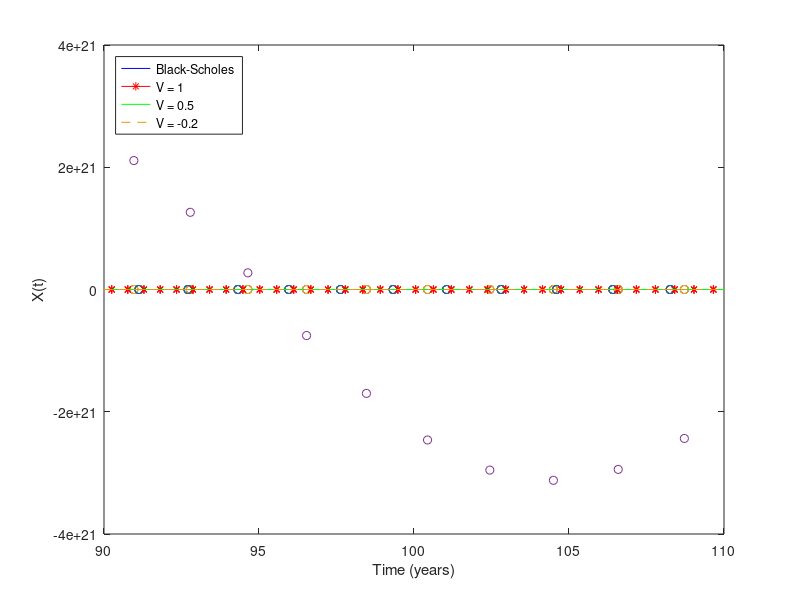
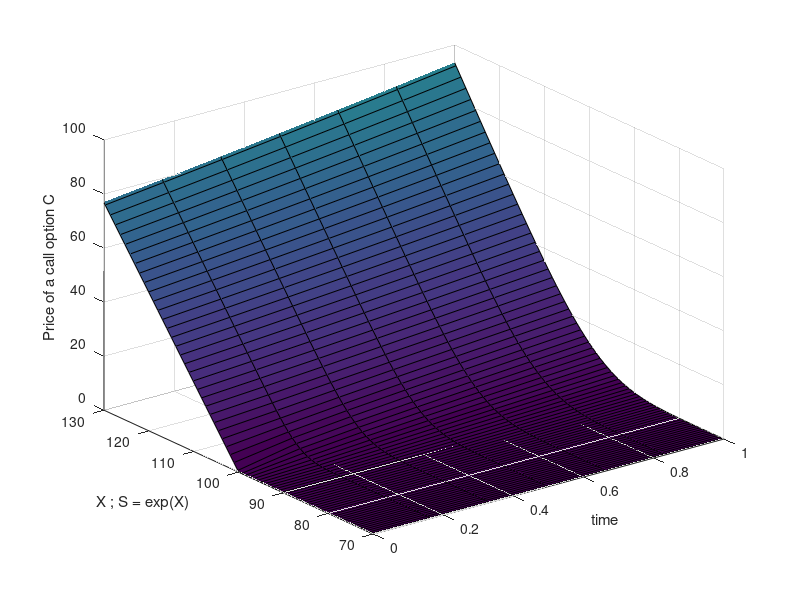

MATLAB code to generate these figures, in order: (Note: this script raises an error after producing the figures.)
%% Victor Sellemi, 05/15/2018 

%% Crank-Nicholson Algorithm to solve the Black-Scholes equation %%
%We attempt to solve for the time evolution of the Black-Scholes equation
%using the Crank-Nicholson iteration. Here we solve for the time evolution
%of the value of a call option with strike price K
clear all; close all; 

dx = .01; %step size in x, x corresponds to stock price as S = Kexpx
dt = 0.001; %step size in time, corresponding to years
sigma = 0.1; %volatility, taken as an average over 1 year
r = 0.12; %spot interest rate, taken as a constant for 1 year
k = 2*r/sigma^2; %constant used in modified diffusion equation
Nx = 100; %number of x-steps
Nt = 10; %number of time steps, Nt*dt < 1, given the time scale

%Build finite differences operators for the Black-Scholes equation
D2x = 1/dx^2*(spdiags(-2*ones(Nx,1),0,sparse(Nx,Nx))+ ... 
    spdiags(ones(Nx,1),1,sparse(Nx,Nx))+ ...
    spdiags(ones(Nx,1),-1,sparse(Nx,Nx)));
D2x(1,1) = -1/dx^2; D2x(end,end) = -1/dx^2;  %include insulating boundary conditions

%First derivative must be specified in backwards difference form for k-1>0
D1x = -(1/dx)*spdiags(-ones(Nx,1),0,sparse(Nx,Nx))+ ... 
    spdiags(ones(Nx,1),-1,sparse(Nx,Nx));
D1x(end,end) = 0; 

HBS = D2x + (k-1)*D1x - k*speye(Nx); %full Black Scholes Hamiltonian operator
x = linspace(log(0.6),log(1.6),Nx); %vector of stock prices S = exp(x)
v = []; %initialize solution array

%specify the payoff function as the initial value for iterations, as the
%Black-Scholes diffusion equation transformation proceeds in tau time, with
%tau defined as tau = T-t
v(:,1) = max(exp(x) - 1,0); 


for n = 1:Nt-1 %loop over time steps
    %Crank-Nicholson explicit iteration scheme
    v(:,n+1) = ((inv(eye(Nx) - (0.5*dt*HBS)))*(eye(Nx) + (0.5*dt*HBS)))*v(:,n);
end

%plot results
figure(1); plot(100*exp(x(1:2:end)),Nx.*v(1:2:end,1:3:end),'o'); xlim([70 130]); hold on;
%set(gca,'fontsize',11); legend('t = T','t = 2','t = 1','t = 0', 'Location', 'northwest');  

%solve for the analytic solution%
K = 100; sigma = 0.1; r = 0.12; 
T = linspace(0,.4,10); 
S = linspace(70,130,100);
V = []; 
for n = 1:length(T); 
    t = T(n); 
    V(:,n) = S.*normcdf((log(S./K)+(r+sigma^2/2)*t)/sigma/sqrt(t)) - ...
        K*exp(-r*t).*normcdf((log(S./K)+(r-sigma^2/2)*t)/sigma/sqrt(t)); 
end
%add analytic results to the plot
plot(S,V(:,1:3:end),'-'); xlabel('Stock price S'); ylabel('Value of a call option C');



%% Hamiltonian time evolution of Black-Scholes equation
%here, we transform the Hamiltonian operator into "momentum space" to solve
%for the time evolution using a split exponentiated operator method,
%simulated again for a call option with strike price K
clear all; close all; 

%specify the same constants as above (keep in mind time is in years so time
%scale should be small
dx = .01; dt = .25; sigma = 0.1; r = 0.12; 
k = 2*r/sigma^2; Nx = 256; 

D2x = 1/dx^2*(spdiags(-2*ones(Nx,1),0,sparse(Nx,Nx))+ ... 
    spdiags(ones(Nx,1),1,sparse(Nx,Nx))+ ...
    spdiags(ones(Nx,1),-1,sparse(Nx,Nx)));
D2x(1,1) = -1/dx^2;
D2x(end,end) = -1/dx^2;

D1x = -(1/dx)*spdiags(-ones(Nx,1),0,sparse(Nx,Nx))+ ... 
    spdiags(ones(Nx,1),-1,sparse(Nx,Nx));
D1x(end,end) = 0;

HBS = -D2x + (k-1)*D1x - k*speye(Nx); %Black-Scholes Hamiltonian

N = 256; L = 3; 
G = (2*pi/L)*((-N/2+1):N/2); %Hamiltonian operator in matlab ordered basis

%build the Hamiltonian operator in momentum space
T = fftshift(G.^2*sigma^2/2 + (1i*0.5*sigma^2-r).*G); T=[0, T(1:end-1)]; 
V = r*ones(1,N); 
x = linspace(log(0.2),log(1.8),N); 
C0 = max(exp(x) - 1,0); %value of call option at maturity
g = @(x1) max(exp(x1) - 1,0); %payoff function 


v = []; 
time = 0;ii=1; %initialize for loop
while time < 1.75; %propagate in time
    v(:,ii) = C0; %update the output every iteration
    %plot results
    figure(1); plot(100*exp(x(1:2:end)),100.*C0(1:2:end),'o'); hold on; xlim([70 130]);
    %time evolution is specified by
    C = exp((dt/2).*V).*ifft(exp((-dt).*T).*fft(exp((dt/2).*V).*C0)); C(1:10) = 0;
    C0 = abs(C); %solution must be real
    time = time+dt; ii = ii + 1; 

end 
xlabel('Stock price S'); ylabel('Value of a call option C');

%Plot analytic results
K = 100; sigma = 0.1; r = 0.12; 
T = linspace(0,.4,10); 
S = linspace(70,130,100); 

V = []; 
for n = 1:length(T); 
    t = T(n); 
    V(:,n) = S.*normcdf((log(S./K)+(r+sigma^2/2)*t)/sigma/sqrt(t)) - ...
        K*exp(-r*t).*normcdf((log(S./K)+(r-sigma^2/2)*t)/sigma/sqrt(t)); 
end

plot(S,V(:,1:2:end),'-'); xlabel('Stock price S'); ylabel('Value of a call option C');

%plot in three dimensions
figure(2); h = surf(linspace(0,1,ii-1),100*exp(x),Nx.*v); %set(h,'LineStyle','none');
xlabel('time'); ylim([70 130]); zlim([0,100]); ylabel('X ; S = exp(X)'); zlabel('Price of a call option C'); 



%% Barrier options and potentials
clear all; close all; 

%specify constants
dt = .25; sigma = 0.1; r = 0.12; 
N = 256*3; L = 3; 
G = (2*pi/L)*((-N/2+1):N/2); %KE operator in matlab ordered basis
T = fftshift(G.^2*sigma^2/2 + (1i*0.5*sigma^2-r).*G); T=[0, T(1:end-1)]; 

%specify different potentials
VV = []; 
VV(:,1) = r*ones(1,N); 
VV(:,2) = [1*ones(1,N/2), 0*ones(1,N/2)];
VV(:,3) = [.5*ones(1,N/2), 0*ones(1,N/2)];
VV(:,4) = [0*ones(1,N/2), -.2*ones(1,N/2)];

ii = 1; 
while ii <= 4; 
    V = VV(:,ii)';

x = linspace(log(0.2),log(1.8),N); 
K = 1;
C0 = max(exp(x) - K,0); 
g = @(x1) max(exp(x1) - 1,0); 

time = 0; %initialize for loop
while time < 1.5 ; %propagate in time
    if ii == 1; figure(1); h1 = plot(100*exp(x(1:2:end)),100.*C0(1:2:end),'-b'); hold on; %xlim([85 110]);
    elseif ii == 2 && time > .5; figure(1); h2 = plot(100*exp(x(1:2:end)),100.*C(1:2:end),'-*r'); hold on; %xlim([80 120]);
    elseif ii == 3; figure(1); h3 = plot(100*exp(x(1:2:end)),100.*C(1:2:end),'-g'); hold on; xlim([80 120]);
    elseif ii == 4 && time > .5; figure(1); h4 = plot(100*exp(x(1:2:end)),100.*C(1:2:end),'--','Color',[.9 .6 0]); 
        hold on; xlim([90 110]);
    end
C = exp((dt/2).*V).*ifft(exp((-dt).*T).*fft(exp((dt/2).*V).*C0));
C(1:10) = 0; C0 = abs(C); C = abs(C);
time = time+dt; %ii = ii + 1; 
end 
xlabel('Stock price S'); ylabel('Value of a call option C');
ii = ii + 1; 
end

legend([h1,h2,h3,h4],'Black-Scholes','V = 1','V = 0.5','V = -0.2','Location','Northwest');



%% Analytic solution for the stochastic discount factor
clear all; close all; 

%set constants
sigma = .1; 
dx = .01; 
dt = .01; 
r = 0.12; 
Nx = 100;
Nt = 100;

T = (1:Nt).*dt; 
X = (-Nx/2+1:1:Nx/2).*dx; 
X1 = [-.3,0,.35]; 
for k = 1:length(X1); 
    x1 = X1(k); 
    pBS = zeros(Nx,Nt);
for n = 1:length(T); 
    for i = 1:length(X);
        t = T(n); x = X(i); 
        pBS(i,n) = (exp(-r*t)/sqrt(2*pi*t*sigma^2)) * ...
            exp(-(1/2/t/sigma^2)*(x-x1+t*(r-0.5*sigma^2))^2);
    end
end        
figure(1); plot(X,2.5.*pBS(:,1:20:Nx)./Nx); hold on; 
xlabel('X ; S = exp(X)'); ylabel('Pricing kernel');
end 

%% Monte-Carlo Solution for the stochastic discount factor
clear all; close all; 

p = []; %intialize solution array for the pricing kernel
XX = linspace(-.5,.5,5); %specify initial x array
for i = 1:length(XX) %iterate over different intial values of x
    
X0 = XX(i); 
mu = 0; %no drift term in Ito-Weiner evolution
var = .1^2; %variance
T = (0:.02:3); %time scale (years)
N = length(T); 

for n = 1:N %time evolution according to Ito-Weiner solution
    t = T(n); sigma = sqrt(var); 
    X(n) = X0 + normrnd(t*mu,sqrt(t)*sigma); 
end

%plot time evolution according to ito-weiner process
figure(1); plot(T,X); hold on; xlabel('Time (years)'); ylabel('X(t)');

edges = linspace(-1,1,75); 
times = [1,round(N/4),round(N/2),N]; %specify time values of interest 
X1 = X(time(1)); X2 = X(time(2)); X3 = X(time(3)); X4 = X(time(4)); 
%Quantum fluctuations (10^6 iterations)
X1_fluctuations = X1 + normrnd(0*mu,0*sigma,[1,1e6]);
X2_fluctuations = X2 + normrnd(T(25)*mu,sqrt(T(25))*sigma,[1,1e6]); 
X3_fluctuations = X3 + normrnd(T(75)*mu,sqrt(T(75))*sigma,[1,1e6]);
X4_fluctuations = X4 + normrnd(T(end)*mu,sqrt(T(end))*sigma,[1,1e6]);
%Calculate the probablity distribution
[N1,edges1] = histcounts(X1_fluctuations,edges); 
[N2,edges2] = histcounts(X2_fluctuations,edges); 
[N3,edges3] = histcounts(X3_fluctuations,edges); 
[N4,edges4] = histcounts(X4_fluctuations,edges); 
X = edges(2:end);

%plot normalized pricing kernel
figure(2); plot(X,N1./2e6,X,N2./1e6,X,N3./1e6,X,N4./1e6); hold on; 
 
end


%% Geometric Brownian Motion Example
clear all; close all; 

mu = 0; %drift 
var = [0,.1,.2,.3]; %variance vector
X0 = 1; 
T = (0:.03:1); 
for i = 1:length(var);
for n = 1:length(T); 
    t = T(n); sigma = sqrt(var(i)); 
    X(n) = X0 + normrnd(t*mu,sqrt(t)*sigma); 
end
plot(T,exp(X)); hold on; 
end
xlabel('time'); ylabel('S(t)'); 
title('time evolution of stock price subject to geometric brownian motion'); 
legend('sigma = 0', 'sigma = .1', 'sigma = .2', 'sigma = .3'); 